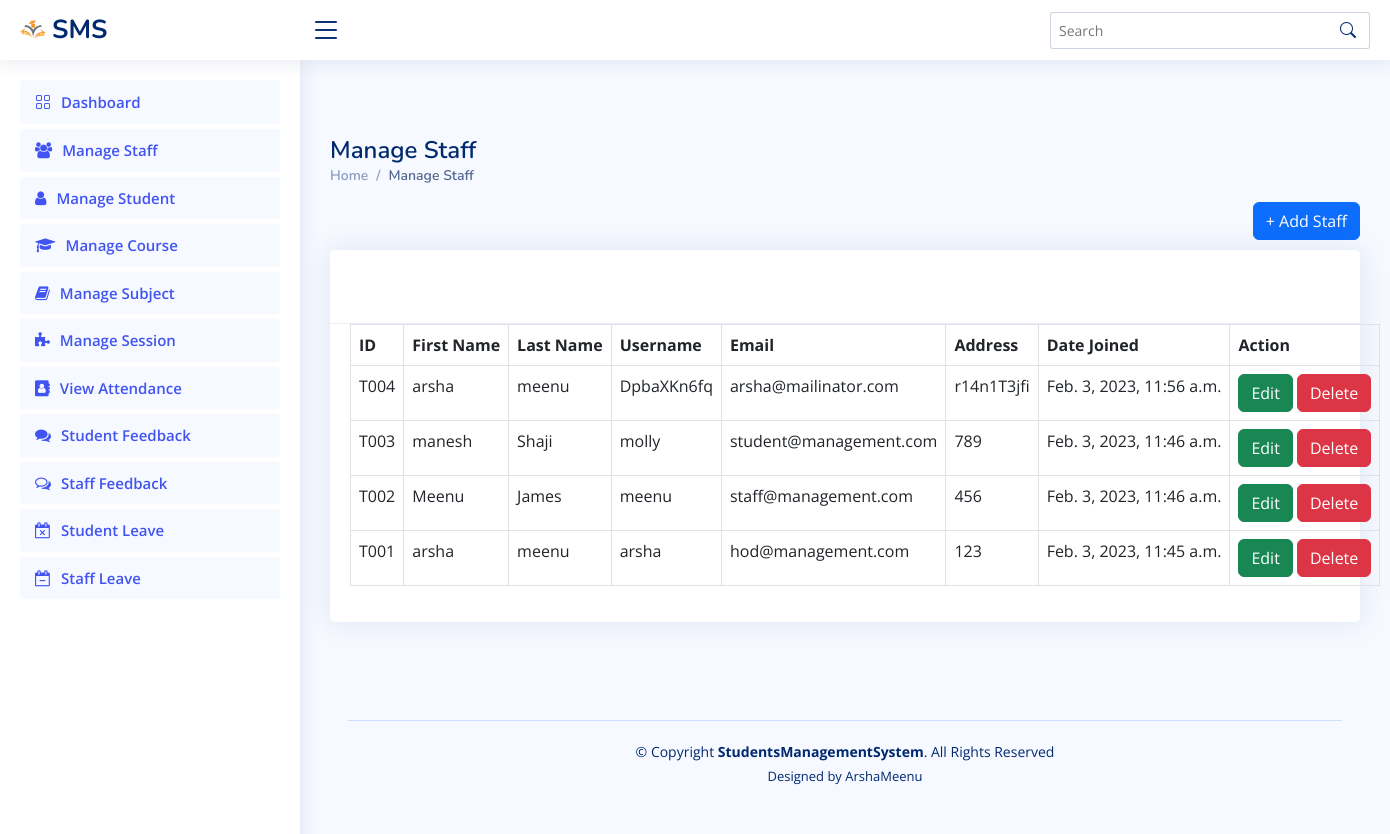
/admin-manage-staff/, run on the app's committed database.
### apps/management/models.py (models this page shows, shortened)
class StaffDetails(models.Model):
    staff_id = models.CharField(_("staff_id"), max_length=200, unique=True, blank=True)
    user = models.ForeignKey(User,on_delete=models.CASCADE)
    address = models.TextField()
    profile_pic = models.FileField(upload_to='staff_profile', null=True, verbose_name='staff profile',
                                   validators=[FileExtensionValidator(['svg', 'jpg', 'jpeg', 'png', 'webp'])])
    created_at = models.DateTimeField(_('Created'), auto_now_add=True)
    updated_at = models.DateTimeField(_('Updated'), auto_now=True)
    class Meta:
        verbose_name = 'Staff'

class User(AbstractBaseUser,PermissionsMixin):
    username = models.CharField(_('Username'),max_length=50, blank=True,null=True)
    email =  models.EmailField(_('Email address'),unique=True, blank=True,null=True)
    mobile_number = PhoneNumberField(null=True, blank=True, unique=True)
    first_name = models.CharField(_('First Name'), max_length=30, blank=True,null=True)
    last_name = models.CharField(_('last name'), max_length=30, blank=True,null=True)
    date_joined = models.DateTimeField(_('date joined'), auto_now_add=True, blank=True,null=True)
    is_active = models.BooleanField(_('active'), default=True)
    is_staff = models.BooleanField(_('is_staff'), default=False)
    is_superuser = models.BooleanField(_('is_superuser'), default=False)
    objects = UserManager()
    USERNAME_FIELD = 'email'
    REQUIRED_FIELDS = ['username']
    class Meta:
        verbose_name = _('User')
        verbose_name_plural = _('Users')

### apps/management/views.py (the view)
# urls.py: path('admin-manage-staff/', views.ManageStaffView.as_view(), name='admin-manage-staff'),
class ManageStaffView(View):
    template_name = 'hod/manage_staff.html'
    def get(self, request):
        staff =StaffDetails.objects.all().order_by('-staff_id')
        context = {
            'staff_data':staff
        }
        return render(request, self.template_name,context=context)

### students_management/templates/hod/manage_staff.html (shortened to what this page needs)
{% extends 'common/base.html' %}
{% load static %}
{% block content %}
<main id="main" class="main">
    <div class="pagetitle">
        <h1>Manage Staff</h1>
        <nav>
            <ol class="breadcrumb">
                <li class="breadcrumb-item"><a href="index.html">Home</a></li>
                <li class="breadcrumb-item active">Manage Staff {{ page_title }}</li>
            </ol>
        </nav>
    </div>
    <section class="section dashboard">
        <a class="btn btn-primary" href="{% url 'create-staff' %}" style="float:right" role="button">+ Add Staff</a> <br/>&nbsp;
        <div class="row">
            <div class="col-lg-12">
                <div class="row">
                    <div class="col-md-12">
                        <div class="card">
                            <div class="card-header">
                                <h3 class="card-title">{{page_title}}</h3>
                            </div>
                            <div class="card-body">
                                <table class="table table-hover text-nowrap table-bordered">
                            <thead>
                                <tr>
                                <th>ID</th>
                                <th>First Name</th>
                                <th>Last Name</th>
                                <th>Username</th>
                                <th>Email</th>
                                <th>Address</th>
                                <th>Date Joined</th>
                                <th>Action</th>
                                </tr>
                            </thead>
                            <tbody>
                                {% for staff in staff_data %}
                                <tr>
                                <td>{{ staff.staff_id }}</td>
                                <td>{{ staff.user.first_name }}</td>
                                <td>{{ staff.user.last_name }}</td>
                                <td>{{ staff.user.username }}</td>
                                <td>{{ staff.user.email }}</td>
                                <td>{{ staff.address }}</td>
                                <td>{{ staff.user.date_joined }}</td>
                                <td>
                                    <a href="{% url 'update-staff' staff.id %}" class="btn btn-success">Edit</a>
                                    <a href="{% url 'delete-staff' staff.id %}" class="btn btn-danger">Delete</a>
                                </td>
                                </tr>
                                {% endfor %}
                            </tbody>
                            </table>
                            </div>
                        </div>
                    </div>
                </div>
            </div>
        </div>
    </section>
</main>
{% endblock content %}

### students_management/static/management/css/style.css (style rules this page uses)
:root { scroll-behavior: smooth; }
body { font-family: "Open Sans", sans-serif; background: #f6f9ff; color: #444444; }
a { color: #4154f1; text-decoration: none; }
h1, h2, h3, h4, h5, h6 { font-family: "Nunito", sans-serif; }
#main { margin-top: 60px; padding: 20px 30px; transition: all 0.3s; }
.pagetitle { margin-bottom: 10px; }
.pagetitle h1 { font-size: 24px; margin-bottom: 0; font-weight: 600; color: #012970; }
.card { margin-bottom: 30px; border: none; border-radius: 5px; box-shadow: 0px 0 30px rgba(1, 41, 112, 0.1); }
.card-header, .card-footer { border-color: #ebeef4; background-color: #fff; color: #798eb3; padding: 15px; }
.card-title { padding: 20px 0 15px 0; font-size: 18px; font-weight: 500; color: #012970; font-family: "Poppins", sans-serif; }
.card-body { padding: 0 20px 20px 20px; }
.breadcrumb { font-size: 14px; font-family: "Nunito", sans-serif; color: #899bbd; font-weight: 600; }
.breadcrumb a { color: #899bbd; transition: 0.3s; }
.breadcrumb .breadcrumb-item::before { color: #899bbd; }
.breadcrumb .active { color: #51678f; font-weight: 600; }
@media (min-width: 1200px) { #main, #footer { margin-left: 300px; } }

### data on the page
StaffDetails: staff_id "T004", user.first_name "arsha", user.last_name "meenu", user.username "DpbaXKn6fq", user.email "arsha@mailinator.com", address "r14n1T3jfi", user.date_joined "Feb. 3, 2023, 11:56 a.m."
StaffDetails: staff_id "T003", user.first_name "manesh", user.last_name "Shaji", user.username "molly", user.email "student@management.com", address "789", user.date_joined "Feb. 3, 2023, 11:46 a.m."
StaffDetails: staff_id "T002", user.first_name "Meenu", user.last_name "James", user.username "meenu", user.email "staff@management.com", address "456", user.date_joined "Feb. 3, 2023, 11:46 a.m."
StaffDetails: staff_id "T001", user.first_name "arsha", user.last_name "meenu", user.username "arsha", user.email "hod@management.com", address "123", user.date_joined "Feb. 3, 2023, 11:45 a.m."
